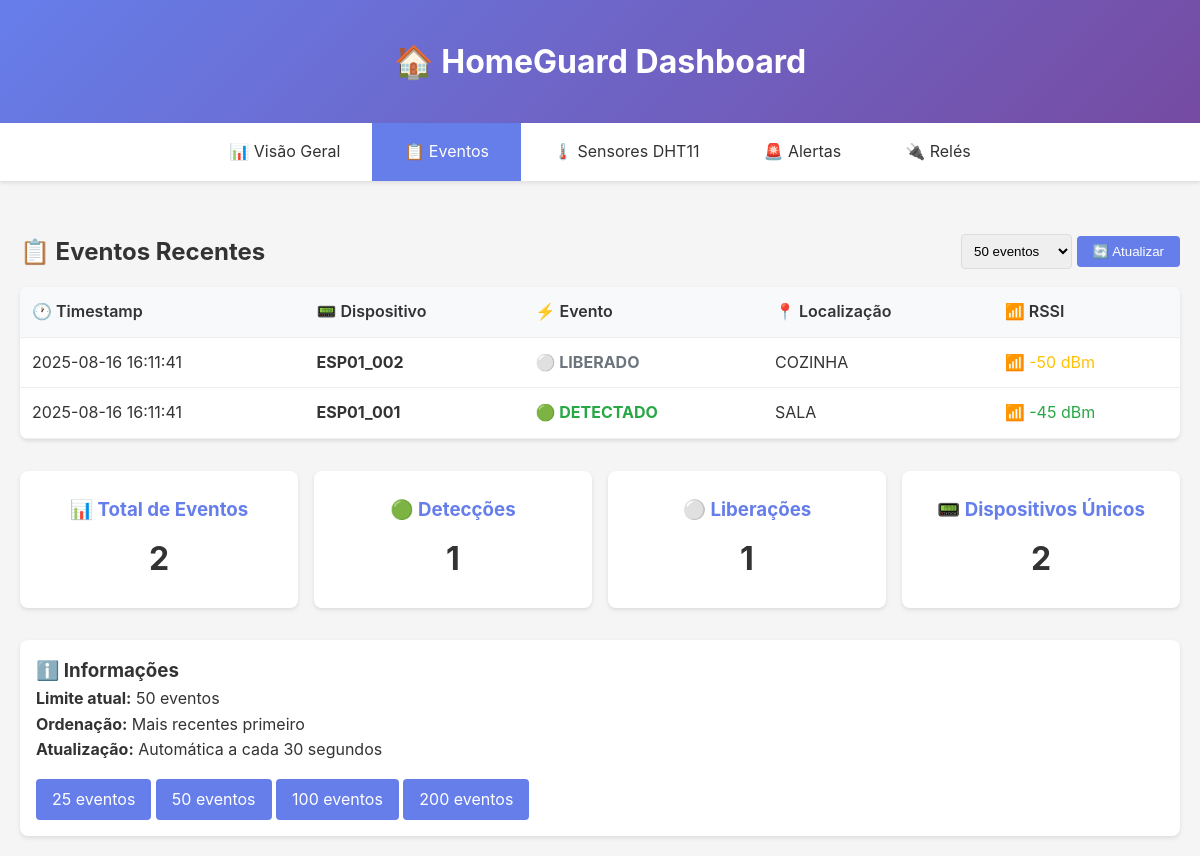
The app's page /events with its own data.
### tables this page shows
CREATE TABLE motion_sensors (
                id INTEGER PRIMARY KEY AUTOINCREMENT,
                sensor TEXT NOT NULL,
                event TEXT NOT NULL,
                device_id TEXT,
                location TEXT,
                rssi INTEGER,
                count INTEGER,
                duration INTEGER,
                timestamp_device TEXT,
                unix_timestamp INTEGER,
                timestamp_received TEXT NOT NULL,
                raw_payload TEXT,
                created_at DATETIME DEFAULT CURRENT_TIMESTAMP
            );

### web/homeguard_flask.py (the view)
@app.route('/events')
def events():
    limit = int(request.args.get('limit', 50))
    events = dashboard.get_recent_events(limit)
    current_time = datetime.now().strftime('%d/%m/%Y %H:%M:%S')
    return render_template('events.html', events=events, limit=limit, current_time=current_time)

### web/homeguard_flask.py (called while the page is built)
    def get_db_connection(self):
        try:
            return sqlite3.connect(self.db_path)
        except Exception as e:
            print(f"Erro ao conectar ao banco: {e}")
            return None

### web/templates/events.html (shortened to what this page needs)
{% extends "base.html" %}
{% block content %}
<div style="display: flex; justify-content: space-between; align-items: center; margin-bottom: 1rem;">
    <h2>📋 Eventos Recentes</h2>
    <div>
        <select onchange="window.location.href='/events?limit=' + this.value" style="padding: 0.5rem; border-radius: 4px; border: 1px solid #ddd;">
            <option value="50" {% if limit == 50 %}selected{% endif %}>50 eventos</option>
        </select>
        <button class="btn" onclick="location.reload()">🔄 Atualizar</button>
    </div>
</div>
{% if events %}
<div class="table">
    <table>
        <thead>
            <tr>
                <th>🕐 Timestamp</th>
                <th>📟 Dispositivo</th>
                <th>⚡ Evento</th>
                <th>📍 Localização</th>
                <th>📶 RSSI</th>
            </tr>
        </thead>
        <tbody>
            {% for event in events %}
            <tr>
                <td>{{ event.timestamp[:19] if event.timestamp else 'N/A' }}</td>
                <td><strong>{{ event.device_id }}</strong></td>
                <td>
                    {% if event.event == 'DETECTED' %}
                        <span style="color: #28a745; font-weight: bold;">🟢 DETECTADO</span>
                    {% elif event.event == 'CLEAR' %}
                        <span style="color: #6c757d; font-weight: bold;">⚪ LIBERADO</span>
                    {% else %}
                        <span style="color: #17a2b8; font-weight: bold;">{{ event.event }}</span>
                    {% endif %}
                </td>
                <td>{{ event.location }}</td>
                <td>
                    {% if event.rssi %}
                        {% if event.rssi > -50 %}
                            <span style="color: #28a745;">📶 {{ event.rssi }} dBm</span>
                        {% elif event.rssi > -70 %}
                            <span style="color: #ffc107;">📶 {{ event.rssi }} dBm</span>
                        {% else %}
                            <span style="color: #dc3545;">📶 {{ event.rssi }} dBm</span>
                        {% endif %}
                    {% else %}
                        <span style="color: #6c757d;">N/A</span>
                    {% endif %}
                </td>
            </tr>
            {% endfor %}
        </tbody>
    </table>
</div>
<div style="margin-top: 2rem;">
    <div class="metrics">
        <div class="metric-card">
            <h3>📊 Total de Eventos</h3>
            <div class="value">{{ events|length }}</div>
        </div>
        <div class="metric-card">
            <h3>🟢 Detecções</h3>
            <div class="value">{{ events|selectattr('event', 'equalto', 'DETECTED')|list|length }}</div>
        </div>
        <div class="metric-card">
            <h3>⚪ Liberações</h3>
            <div class="value">{{ events|selectattr('event', 'equalto', 'CLEAR')|list|length }}</div>
        </div>
        <div class="metric-card">
            <h3>📟 Dispositivos Únicos</h3>
            <div class="value">{{ events|map(attribute='device_id')|unique|list|length }}</div>
        </div>
    </div>
</div>
{% endif %}
<div style="margin-top: 2rem; padding: 1rem; background: white; border-radius: 8px; box-shadow: 0 2px 4px rgba(0,0,0,0.1);">
    <h3>ℹ️ Informações</h3>
    <p><strong>Limite atual:</strong> {{ limit }} eventos</p>
    <p><strong>Ordenação:</strong> Mais recentes primeiro</p>
    <p><strong>Atualização:</strong> Automática a cada 30 segundos</p>
    <div style="margin-top: 1rem;">
        <a href="/events?limit=25" class="btn">25 eventos</a>
        <a href="/events?limit=50" class="btn">50 eventos</a>
        <a href="/events?limit=100" class="btn">100 eventos</a>
        <a href="/events?limit=200" class="btn">200 eventos</a>
    </div>
</div>
{% endblock %}

### web/templates/base.html (style rules this page uses)
* { margin: 0; padding: 0; box-sizing: border-box; }
body { font-family: -apple-system, BlinkMacSystemFont, 'Segoe UI', Roboto, sans-serif; line-height: 1.6; color: #333; background-color: #f5f5f5; }
.metrics { display: grid; grid-template-columns: repeat(auto-fit, minmax(250px, 1fr)); gap: 1rem; margin-bottom: 2rem; }
.metric-card { background: white; padding: 1.5rem; border-radius: 8px; box-shadow: 0 2px 4px rgba(0,0,0,0.1); text-align: center; }
.metric-card h3 { color: #667eea; margin-bottom: 0.5rem; }
.metric-card .value { font-size: 2rem; font-weight: bold; color: #333; }
.table { background: white; border-radius: 8px; overflow: hidden; box-shadow: 0 2px 4px rgba(0,0,0,0.1); }
.table table { width: 100%; border-collapse: collapse; }
.table th, .table td { padding: 12px; text-align: left; border-bottom: 1px solid #eee; }
.table th { background-color: #f8f9fa; font-weight: 600; }
.btn { display: inline-block; padding: 0.5rem 1rem; background-color: #667eea; color: white; text-decoration: none; border-radius: 4px; border: none; cursor: pointer; transition: background-color 0.3s; }

### records on screen
motion_sensors: timestamp_received "2025-08-16 16:11:41", device_id "ESP01_002", event "⚪ LIBERADO", location "COZINHA", rssi "-50"
motion_sensors: timestamp_received "2025-08-16 16:11:41", device_id "ESP01_001", event "🟢 DETECTADO", location "SALA", rssi "-45"

### other values on screen
{{ events|length }} "2"
{{ events|selectattr('event', 'equalto', 'DETECTED')|list|length }} "1"
{{ events|selectattr('event', 'equalto', 'CLEAR')|list|length }} "1"
{{ events|map(attribute='device_id')|unique|list|length }} "2"
{{ limit }} "50"
